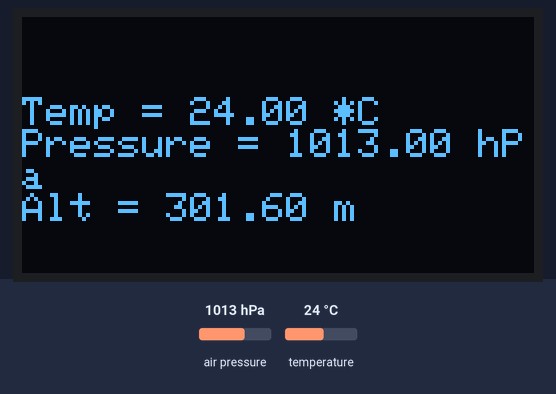
Bench run of a sketch on a simulated ESP32-S3. On the bench: 128×64 one-colour display. Inputs (shaded band) come from the test bench; at power-on: air pressure 1013 hPa, temperature 24 °C.

Above: at 3.3 s.
3.4 s: air pressure set to 952 hPa
At 5.1 s:
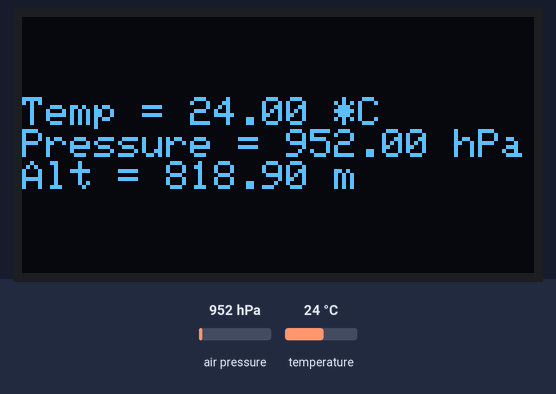
5.7 s: temperature set to 12 °C
At 6.6 s:
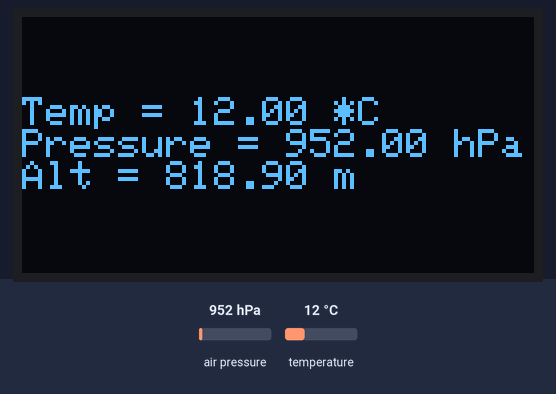
7.7 s: air pressure set to 975 hPa
At 9.3 s:
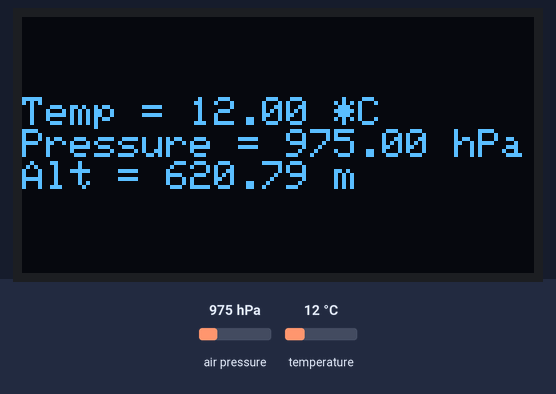
9.8 s: temperature set to 19 °C
Timing chart, 0 to 12.8 s (numbered marks = the images above; inputs shaded):
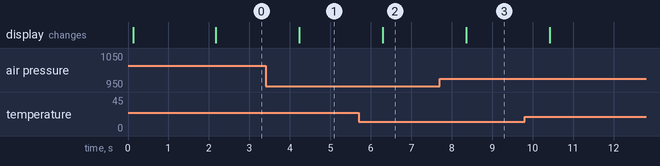

The sketch:

05_02_BMP_OLED.ino
```cpp
// (licence header left out)
#include <Adafruit_BMP280.h>
#include <Adafruit_GFX.h>
#include <Adafruit_SSD1306.h>
#include <Adafruit_Sensor.h>
#include <Arduino.h>
#include <IIOT_V4_Pinout.h>
#include <Wire.h>

#define SEALEVELPRESSURE_HPA (1050)
#define SCREEN_WIDTH 128  // OLED display width, in pixels
#define SCREEN_HEIGHT 64  // OLED display height, in pixels

Adafruit_BMP280 bmp;
float temperature, humidity, pressure, altitude;
// Declaration for an SSD1306 display connected to I2C (SDA, SCL pins)
Adafruit_SSD1306 display(SCREEN_WIDTH, SCREEN_HEIGHT, &Wire, -1);
void setup() {
    Serial.begin(115200);
    Wire.begin(PIN_I2C_SDA, PIN_I2C_SCL);
    delay(100);

    bmp.begin(0x76);

    if (!display.begin(SSD1306_SWITCHCAPVCC, 0x3C)) {
        Serial.println(F("SSD1306 allocation failed"));
        for (;;);
    }
    delay(2000);
}

// long _stage_millis=0;
void loop() {
    display.clearDisplay();
    display.setTextSize(1);
    display.setTextColor(WHITE);
    display.setCursor(0, 20);

    temperature = bmp.readTemperature();
    // humidity = bmp.readHumidity();
    pressure = bmp.readPressure() / 100.0F;
    altitude = bmp.readAltitude(SEALEVELPRESSURE_HPA);

    display.print("Temp = ");
    display.print(bmp.readTemperature());
    display.println(" *C");

    display.print("Pressure = ");
    display.print(bmp.readPressure() / 100.0F);
    display.println(" hPa");

    display.print("Alt = ");
    display.print(bmp.readAltitude(SEALEVELPRESSURE_HPA));
    display.println(" m");

    // display.print("Humidity = ");
    // display.print(bmp.readHumidity());
    // display.println(" %");

    display.println();

    display.display();
    delay(1000);
}
```

IIOT_V4_Pinout.h
```cpp
/************************************
 * @brief pinouts - IIOT_V4
*************************************/

/**
 * @brief Ethernet connection
 */
#define PIN_ETH_CS 15
#define PIN_ETH_SCLK 10
#define PIN_ETH_MISO 11
#define PIN_ETH_MOSI 12
#define PIN_ETH_INT  13
#define PIN_ETH_RST  14


/*******
 * RS485 pinouts
 *******/

#define PIN_RS485_1_RX 5
#define PIN_RS485_1_TX 6
#define PIN_RS485_1_RTS 7

#define PIN_RS485_2_RX 40
#define PIN_RS485_2_TX 41
#define PIN_RS485_2_RTS 42

#define PIN_WS2812B 38


#define PIN_SD_CARD_CLK  10
#define PIN_SD_CARD_MISO 11
#define PIN_SD_CARD_MOSI 12
#define PIN_SD_CARD_CS 36


#define PIN_I2C_SDA 1
#define PIN_I2C_SCL 2


/**
 * @brief 4G Module
 *
 */

// #define PIN_GSM_STATUS          //NOT CONNECTED
#define PIN_GSM_PWR_KEY 21
#define PIN_SIM_RX      17
#define PIN_SIM_TX      18


// For fast led
#define PIN_LED_WS2812_DATA 38

#define PIN_BUTTON_ON_BOARD 4

#define PIN_BUZZER 16
```

Measured:
- after the input at 3.4 s, the display: changes after 0.83 s (image 1)
- after the input at 5.7 s, the display: changes after 0.59 s (image 2)
- after the input at 7.7 s, the display: changes after 0.66 s (image 3)
